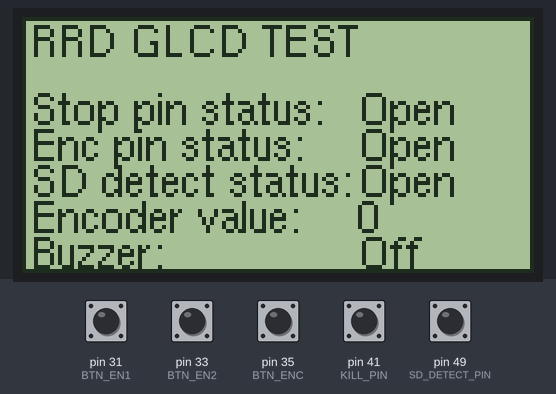
Bench run of a sketch on a simulated Arduino Mega 2560, built with avr-gcc and run on an emulated ATmega2560. Parts: 128×64 one-colour display. The inputs (shaded band) are chosen by the test bench; at power-on: pin 31 (BTN_EN1), pin 33 (BTN_EN2), pin 35 (BTN_ENC), pin 41 (KILL_PIN), pin 49 (SD_DETECT_PIN) HIGH.

Above: at 1.6 s.
1.7 s: pin 35 (BTN_ENC) pulled LOW for 0.2 s
At 2.8 s:
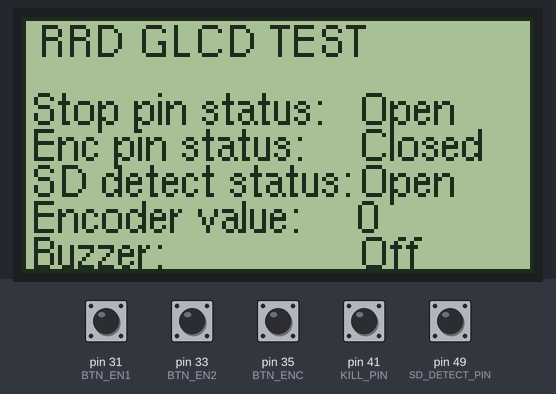
4.6 s: pin 31 (BTN_EN1) pulled LOW for 1 s
At 7.2 s:
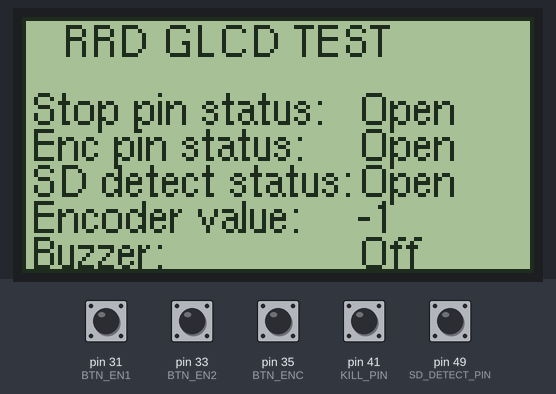
8.6 s: pin 41 (KILL_PIN) pulled LOW for 1 s
At 10.1 s:
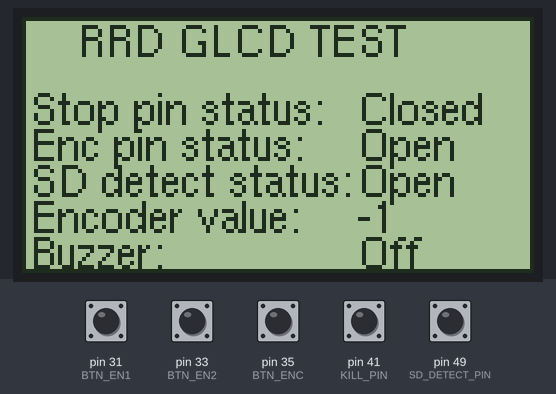
11.7 s: pin 31 (BTN_EN1) pulled LOW for 1 s
At 14.3 s:
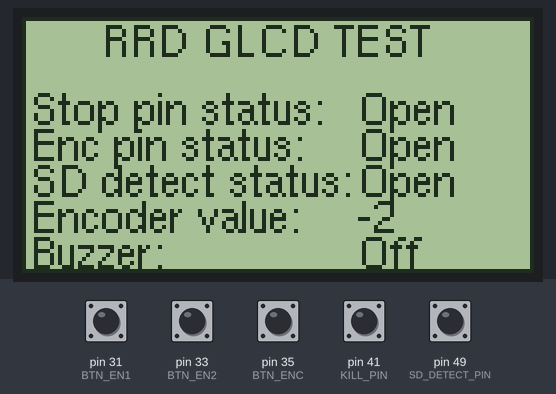
Timing chart, 0 to 15.8 s (numbered marks = the images above; inputs shaded):
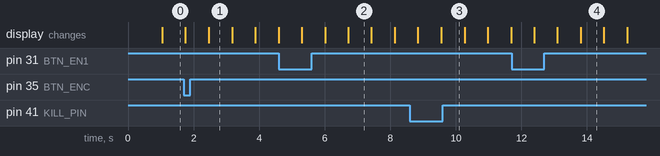

The sketch:

rrd-glcd-test.ino
```cpp
#include <SPI.h>
#include <U8glib.h>
#include <SD.h>

//Lets you test the standard features of a reprap discount full graphics 128x64 LCD
//Test STOP and Encoder button
//Test buzzer (Hold both STOP and Encoder buttons to activate)
//Test SD detect, disply SD card information
//Test Encode left/right
//Verify the LCD is working.

//Standard pins when on a RAMPS 1.4

#define DOGLCD_CS       16
#define DOGLCD_MOSI     17
#define DOGLCD_SCK      23
#define BTN_EN1         31
#define BTN_EN2         33
#define BTN_ENC         35
#define SD_DETECT_PIN   49
#define SDSS            53
#define BEEPER_PIN      37
#define KILL_PIN        41

Sd2Card card;
SdVolume volume;


int x=0;                                //Offset postion of title
int kill_pin_status = 1;                //Last read status of the stop pin, start at 1 to ensure buzzer is off
int encoderPos = 1;                     //Current encoder position
int encoder0PinALast;                   //Used to decode rotory encoder, last value
int encoder0PinNow;                     //Used to decode rotory encoder, current value
char posStr[4];                         //Char array to store encoderPos as a string
char tmp_string[16];
int enc_pin_status;                     //Last read status of the encoder button
int sd_detect_pin_status = true;               //Last read status of the SD detect pin
int scroll_direction=1;                 //Direction of title scroll, 1 right, -1 left
unsigned long previousMillis = 0;       //Previous Millis value
unsigned long currentMillis;            //Current Millis value
const long interval = 1000/3;           //How often to run the display loop, every 1/3 of a second aproximatly
boolean gotsddata = false;

int sdcardinit;
int sdcardtype;
int sdvolumeinit;
int sdvolumefattype;
unsigned long sdvolumebpc;
unsigned long sdvolumecc;


// SPI Com: SCK = en = 23, MOSI = rw = 17, CS = di = 16
U8GLIB_ST7920_128X64_1X u8g(DOGLCD_SCK, DOGLCD_MOSI, DOGLCD_CS);

void setup() {
  pinMode(SD_DETECT_PIN, INPUT);        // Set SD_DETECT_PIN as an unput
  digitalWrite(SD_DETECT_PIN, HIGH);    // turn on pullup resistors
  pinMode(KILL_PIN, INPUT);             // Set KILL_PIN as an unput
  digitalWrite(KILL_PIN, HIGH);         // turn on pullup resistors
  pinMode(BTN_EN1, INPUT);              // Set BTN_EN1 as an unput, half of the encoder
  digitalWrite(BTN_EN1, HIGH);          // turn on pullup resistors
  pinMode(BTN_EN2, INPUT);              // Set BTN_EN2 as an unput, second half of the encoder
  digitalWrite(BTN_EN2, HIGH);          // turn on pullup resistors
  pinMode(BTN_ENC, INPUT);              // Set BTN_ENC as an unput, encoder button
  digitalWrite(BTN_ENC, HIGH);          // turn on pullup resistors
  u8g.setFont(u8g_font_helvR08);        //Set the font for the display
  u8g.setColorIndex(1);                 // Instructs the display to draw with a pixel on.
}

//Main arduino loop
void loop() {
  // Read the encoder and update encoderPos
  encoder0PinNow = digitalRead(BTN_EN1);
  if ((encoder0PinALast == LOW) && (encoder0PinNow == HIGH)) {
    if (digitalRead(BTN_EN2) == LOW) {
      encoderPos++;
    } else {
      encoderPos--;
    }
  }
  encoder0PinALast = encoder0PinNow;


  //read in SD data when SD is incerted
  if (!sd_detect_pin_status && !gotsddata) {
      sdcardinit = card.init(SPI_HALF_SPEED, SDSS);
      sdcardtype = card.type();
      sdvolumeinit = volume.init(card);
      sdvolumefattype = volume.fatType();
      sdvolumebpc = volume.blocksPerCluster();
      sdvolumecc = volume.clusterCount();
      gotsddata = true;
  }

  //check if it is time to update the display
  currentMillis = millis();
  if (currentMillis - previousMillis >= interval) {
    previousMillis = currentMillis;

    //read the kill pin status
    kill_pin_status = digitalRead(KILL_PIN);
    //read the encoder button status
    enc_pin_status = digitalRead(BTN_ENC);
    //read the SD detect pin status
    sd_detect_pin_status = digitalRead(SD_DETECT_PIN);
    if (sd_detect_pin_status) {
      gotsddata = false;
    }

    //Check if both Kill switch and encoder are pressed, if so switch on buzzer
    if(kill_pin_status || enc_pin_status) digitalWrite(BEEPER_PIN, LOW);
    else digitalWrite(BEEPER_PIN, HIGH);

    //Draw new screen
    u8g.firstPage();
    do {
      if(gotsddata) draw2();
      else draw();
    } while( u8g.nextPage() );

    //Update Title position
    x=x+scroll_direction;
    if (x > 40) scroll_direction = -1;
    if (x < 1) scroll_direction = 1;
  }
}

//Assemble the display
void draw(){
  u8g.setColorIndex(0);
  u8g.drawBox(0,0,128,64);
  u8g.setColorIndex(1);

  u8g.drawStr( 2+x, 10, "RRD GLCD TEST");
  u8g.drawStr( 2, 3*9, "Stop pin status:");
  if (kill_pin_status) u8g.drawStr( 84, 3*9, "Open");
  else u8g.drawStr( 84, 3*9, "Closed");

  u8g.drawStr( 2, 4*9, "Enc pin status:");
  if (enc_pin_status) u8g.drawStr( 84, 4*9, "Open");
  else u8g.drawStr( 84, 4*9, "Closed");

  u8g.drawStr( 2, 6*9, "Encoder value:");
  sprintf (posStr, "%d", encoderPos);
  u8g.drawStr( 84, 6*9, posStr );

  u8g.drawStr( 2, 5*9, "SD detect status:");
  if (sd_detect_pin_status) u8g.drawStr( 84, 5*9, "Open");
  else u8g.drawStr( 84, 5*9, "Closed");


  u8g.drawStr( 2, 7*9, "Buzzer:");
  if (kill_pin_status || enc_pin_status) u8g.drawStr( 84, 7*9, "Off");
  else u8g.drawStr( 84, 7*9, "On");

  u8g.drawFrame(0,0,128,64);
}

//Display SD card info
void draw2(){
  u8g.setColorIndex(0);
  u8g.drawBox(0,0,128,64);
  u8g.setColorIndex(1);

  u8g.drawStr( 0, 1*10, "Initializing SD card:");
  if (sdcardinit) {
      u8g.drawStr( 90, 1*10, "OK");
      u8g.drawStr( 0, 2*10, "Card type:");
      switch (sdcardtype) {
        case SD_CARD_TYPE_SD1:
          u8g.drawStr( 90, 2*10, "SD1");
          break;
        case SD_CARD_TYPE_SD2:
          u8g.drawStr( 90, 2*10, "SD2");
          break;
        case SD_CARD_TYPE_SDHC:
          u8g.drawStr( 90, 2*10, "SDHC");
          break;
        default:
          u8g.drawStr( 90, 2*10, "Unknown");
      }
      if (!sdvolumeinit) {
        u8g.drawStr( 0, 3*10, "No FAT16/FAT32 partition.");
      } else {

        // print the type and size of the first FAT-type volume
        u8g.drawStr( 0, 3*10,"Volume type is:       FAT");
        itoa(sdvolumefattype, tmp_string, 10);
        u8g.drawStr( 110, 3*10,tmp_string);

        uint32_t volumesize;
        volumesize = sdvolumebpc;    // clusters are collections of blocks
        volumesize *= sdvolumecc;       // we'll have a lot of clusters
        volumesize /= 2;                           // SD card blocks are always 512 bytes (2 blocks are 1KB)
        volumesize /= 1024;

        u8g.drawStr( 0, 4*10,"Volume size (Mb):");
        itoa(volumesize, tmp_string, 10);
        u8g.drawStr( 90, 4*10,tmp_string);
      }
  } else {
      u8g.drawStr( 90, 1*10, "FAILED");
  }
}
```

Measured:
- after the input at 1.7 s, the display: first differs from a run without the input after 0.77 s (image 1)
- after the input at 8.6 s, the display: first differs from a run without the input after 0.96 s (image 3)
- what the display in image 1 shows lasts 0.7 s, from 2.5 s to 3.2 s
